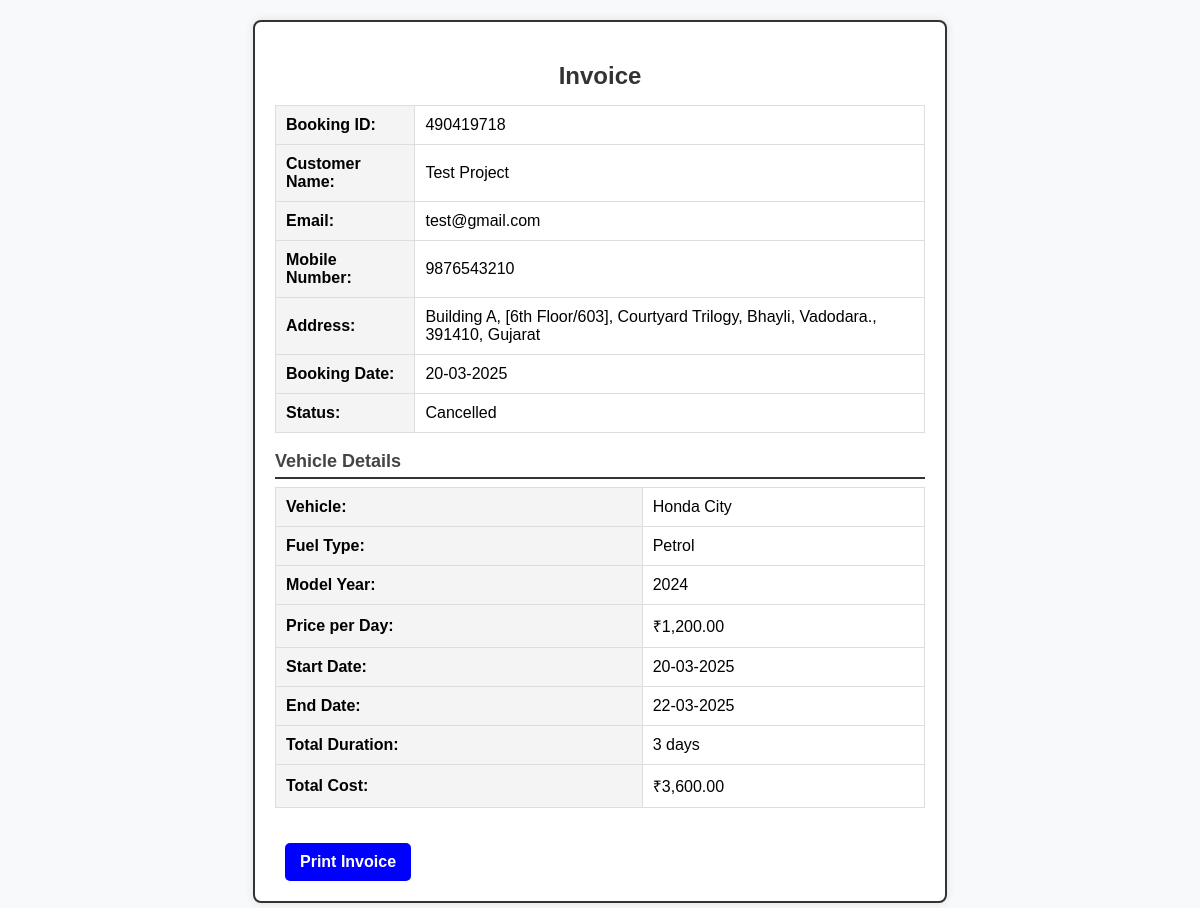
The app's page /invoice.php?booking_id=2, older data.
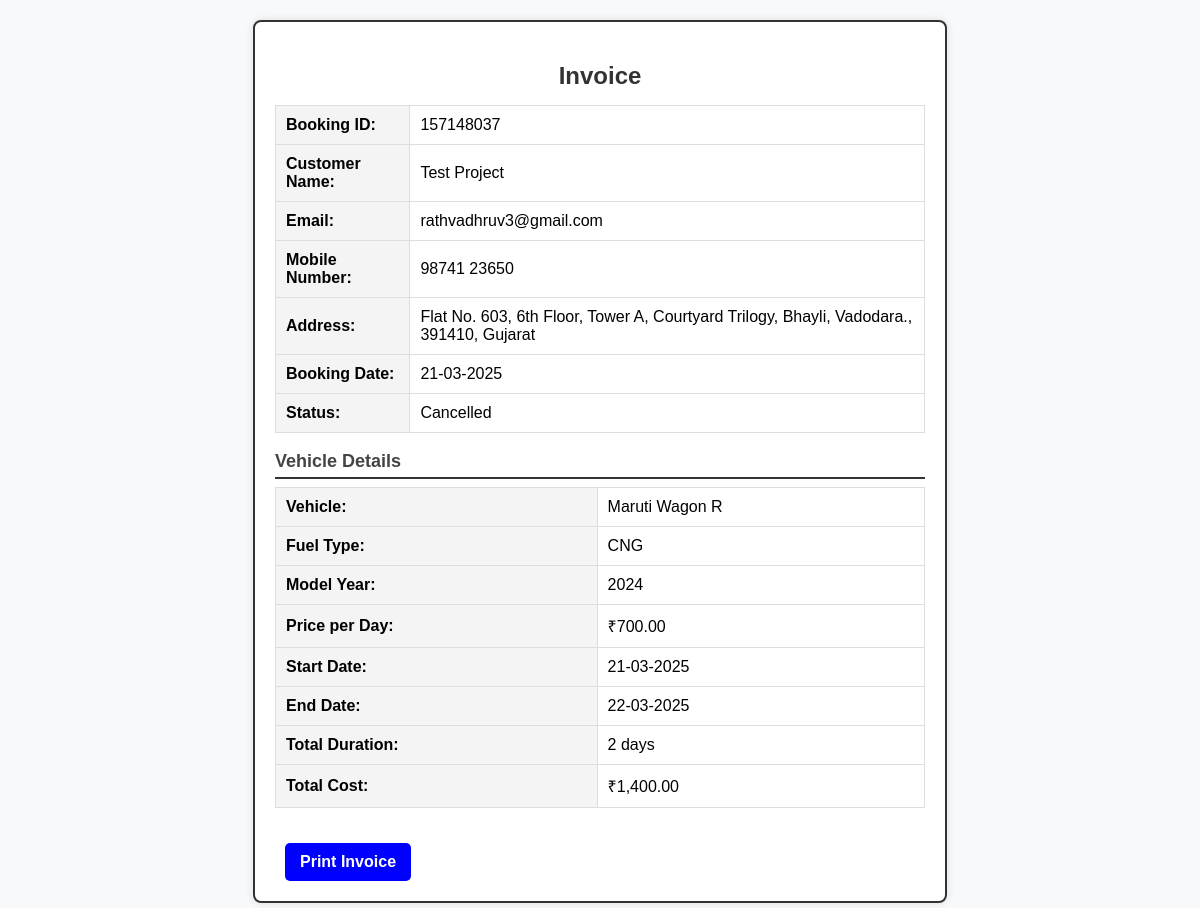
The same page, newer data.
### tables this page shows
CREATE TABLE `bookings` (
  `id` int(11) NOT NULL,
  `booking_number` varchar(20) NOT NULL,
  `user_id` int(11) NOT NULL,
  `email` varchar(255) NOT NULL,
  `vehicle_id` int(11) NOT NULL,
  `from_date` date NOT NULL,
  `to_date` date NOT NULL,
  `message` text DEFAULT NULL,
  `status` enum('new','confirmed','cancelled') DEFAULT 'new',
  `created_at` timestamp NOT NULL DEFAULT current_timestamp()
);

CREATE TABLE `users` (
  `id` int(11) NOT NULL,
  `first_name` varchar(50) NOT NULL,
  `last_name` varchar(50) NOT NULL,
  `email` varchar(100) NOT NULL,
  `phone` varchar(20) NOT NULL,
  `address` varchar(255) DEFAULT NULL,
  `pincode` varchar(10) NOT NULL,
  `state` varchar(100) NOT NULL,
  `password` varchar(255) NOT NULL,
  `created_at` timestamp NOT NULL DEFAULT current_timestamp(),
  `reset_token` varchar(100) DEFAULT NULL
);

CREATE TABLE `vehicles` (
  `id` int(11) NOT NULL,
  `vehicle_title` varchar(255) NOT NULL,
  `brand_id` int(11) NOT NULL,
  `vehicle_overview` text NOT NULL,
  `price_per_day` decimal(10,2) NOT NULL,
  `fuel_type` varchar(50) NOT NULL,
  `model_year` year(4) NOT NULL,
  `seating_capacity` int(11) NOT NULL,
  `image1` text DEFAULT NULL,
  `image2` text DEFAULT NULL,
  `image3` text DEFAULT NULL,
  `image4` text DEFAULT NULL,
  `image5` text DEFAULT NULL,
  `image6` text DEFAULT NULL,
  `air_conditioner` tinyint(4) DEFAULT NULL,
  `power_steering` tinyint(4) DEFAULT NULL,
  `cd_player` tinyint(4) DEFAULT NULL,
  `power_door_locks` tinyint(4) DEFAULT NULL,
  `driver_airbag` tinyint(4) DEFAULT NULL,
  `central_locking` tinyint(4) DEFAULT NULL,
  `antilock_braking_system` varchar(255) DEFAULT NULL,
  `passenger_airbag` tinyint(4) DEFAULT NULL,
  `crash_sensor` tinyint(4) DEFAULT NULL,
  `brake_assist` tinyint(4) DEFAULT NULL,
  `power_windows` tinyint(4) DEFAULT NULL,
  `leather_seats` tinyint(4) DEFAULT NULL,
  `created_at` timestamp NOT NULL DEFAULT current_timestamp(),
  `updated_at` timestamp NOT NULL DEFAULT current_timestamp() ON UPDATE current_timestamp()
);

### invoice.php (the view, shortened to what this page needs)
<?php
include 'include/config.php';
$booking_id = intval($_GET['booking_id']);
try {
    $sql = "SELECT
                b.id AS booking_id, b.booking_number, b.from_date, b.to_date, b.status, b.created_at,
                u.first_name, u.last_name, u.email AS user_email, u.phone AS user_phone, u.address, u.pincode, u.state,
                v.vehicle_title, v.fuel_type, v.model_year, v.price_per_day
            FROM bookings b
            JOIN users u ON b.user_id = u.id
            JOIN vehicles v ON b.vehicle_id = v.id
            WHERE b.id = :booking_id";
    $stmt = $dbh->prepare($sql);
    $stmt->bindParam(":booking_id", $booking_id, PDO::PARAM_INT);
    $stmt->execute();
    $invoice = $stmt->fetch(PDO::FETCH_ASSOC);
} catch (PDOException $e) {
    die("Database error: " . $e->getMessage());
}
?>
<!DOCTYPE html>
<html lang="en">
    <head>
            <link rel="stylesheet" href="styles.css">
            <link rel="stylesheet" href="https://cdnjs.cloudflare.com/ajax/libs/font-awesome/6.7.2/css/all.min.css" />
    </head>
    <body>
        <div class="invoice-box">
            <h2>Invoice</h2>
            <table class="info-table">
                <tr><th>Booking ID:</th><td><?php echo $invoice['booking_number']; ?></td></tr>
                <tr><th>Customer Name:</th><td><?php echo $invoice['first_name'] . ' ' . $invoice['last_name']; ?></td></tr>
                <tr><th>Email:</th><td><?php echo $invoice['user_email']; ?></td></tr>
                <tr><th>Mobile Number:</th><td><?php echo $invoice['user_phone']; ?></td></tr>
                <tr><th>Address:</th><td><?php echo $invoice['address'] . ', ' . $invoice['pincode'] . ', ' . $invoice['state']; ?></td></tr>
                <tr><th>Booking Date:</th><td><?php echo date('d-m-Y', strtotime($invoice['created_at'])); ?></td></tr>
                <tr><th>Status:</th><td><?php echo ucfirst($invoice['status']); ?></td></tr>
            </table>
            <h3>Vehicle Details</h3>
            <table class="details-table">
                <tr><th>Vehicle:</th><td><?php echo $invoice['vehicle_title']; ?></td></tr>
                <tr><th>Fuel Type:</th><td><?php echo $invoice['fuel_type']; ?></td></tr>
                <tr><th>Model Year:</th><td><?php echo $invoice['model_year']; ?></td></tr>
                <tr><th>Price per Day:</th><td>₹<?php echo number_format($invoice['price_per_day'], 2); ?></td></tr>
                <tr><th>Start Date:</th><td><?php echo date('d-m-Y', strtotime($invoice['from_date'])); ?></td></tr>
                <tr><th>End Date:</th><td><?php echo date('d-m-Y', strtotime($invoice['to_date'])); ?></td></tr>
                <tr><th>Total Duration:</th><td>
                    <?php
                        $start_date = new DateTime($invoice['from_date']);
                        $end_date = new DateTime($invoice['to_date']);
                        $interval = $start_date->diff($end_date);
                        echo $interval->days + 1 . " days";
                    ?>
                </td></tr>
                <tr><th>Total Cost:</th><td>₹<?php echo number_format(($interval->days + 1) * $invoice['price_per_day'], 2); ?></td></tr>
            </table>
            <button class="print-button" onclick="window.print();">Print Invoice</button>
        </div>
    </body>
</html>

Row changes from the older to the newer data that the page shows:
changed bookings "Cancelled": booking_number "490419718" → "157148037"; user.email "test@gmail.com" → "rathvadhruv3@gmail.com"; user.phone "9876543210" → "98741 23650"; user.address "Building A, [6th Floor/603], Courtyard Trilogy, Bhayli, Vadodara." → "Flat No. 603, 6th Floor, Tower A, Courtyard Trilogy, Bhayli, Vadodara."; created_at "20-03-2025" → "21-03-2025"; vehicle.vehicle_title "Honda City" → "Maruti Wagon R"; vehicle.fuel_type "Petrol" → "CNG"; vehicle.price_per_day "1,200.00" → "700.00"; from_date "20-03-2025" → "21-03-2025"; $interval->days + 1 "3" → "2"; ($interval->days + 1) * $invoice['price_per_day'] "3,600.00" → "1,400.00"
